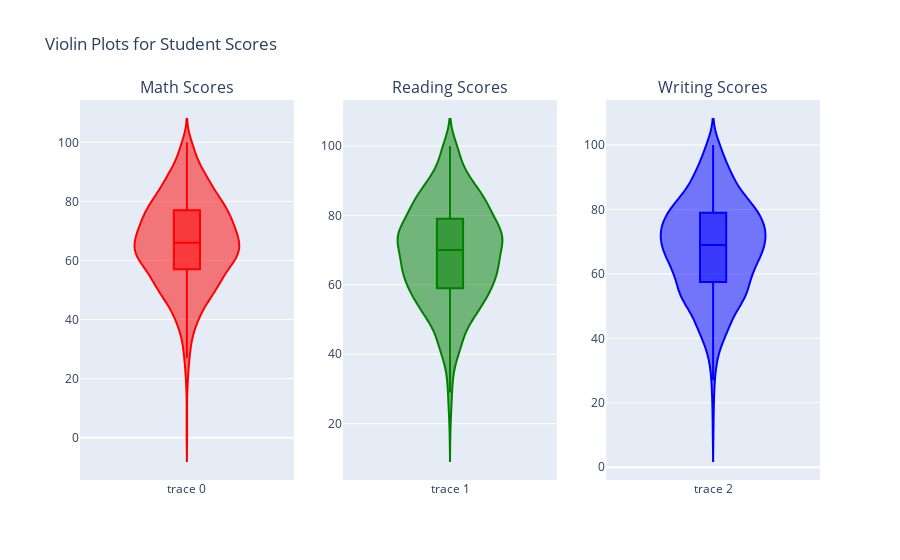

Write notebook code for a chart like this one.
### Markdown cell above
#### 4.2 Maximumum score of students in all three subjects

### Code cell
# Create subplots: 1 row, 3 columns
fig = make_subplots(rows=1, cols=3, subplot_titles=[
    "Math Scores", "Reading Scores", "Writing Scores"
])

# Violin Plot 1:
fig.add_trace(
    go.Violin(y=df['math_score'], box_visible=True, points=False, line_color='red'),
    row=1, col=1
)

# Violin Plot 2:
fig.add_trace(
    go.Violin(y=df['reading_score'], box_visible=True, points=False, line_color='green'),
    row=1, col=2
)

# Violin Plot 3:
fig.add_trace(
    go.Violin(y=df['writing_score'], box_visible=True, points=False, line_color='blue'),
    row=1, col=3
)

# Update layout
fig.update_layout(title_text="Violin Plots for Student Scores", showlegend=False)

# Show the plot
fig.show()

### Figure 1 — Plotly figure (JSON) as saved in the notebook; plotly's stock layout.template omitted (floating-point values rounded to 4 significant figures; data arrays with more than 128 entries replaced by an {"elided": "..."} marker saying what was removed)
{"data": [{"box": {"visible": true}, "line": {"color": "red"}, "points": false, "type": "violin", "xaxis": "x", "y": {"elided": "1000 int values"}, "yaxis": "y"}, {"box": {"visible": true}, "line": {"color": "green"}, "points": false, "type": "violin", "xaxis": "x2", "y": {"elided": "1000 int values"}, "yaxis": "y2"}, {"box": {"visible": true}, "line": {"color": "blue"}, "points": false, "type": "violin", "xaxis": "x3", "y": {"elided": "1000 int values"}, "yaxis": "y3"}], "layout": {"annotations": [{"font": {"size": 16}, "showarrow": false, "text": "Math Scores", "x": 0.1444, "xanchor": "center", "xref": "paper", "y": 1, "yanchor": "bottom", "yref": "paper"}, {"font": {"size": 16}, "showarrow": false, "text": "Reading Scores", "x": 0.5, "xanchor": "center", "xref": "paper", "y": 1, "yanchor": "bottom", "yref": "paper"}, {"font": {"size": 16}, "showarrow": false, "text": "Writing Scores", "x": 0.8556, "xanchor": "center", "xref": "paper", "y": 1, "yanchor": "bottom", "yref": "paper"}], "showlegend": false, "title": {"text": "Violin Plots for Student Scores"}, "xaxis": {"anchor": "y", "domain": [0, 0.2889]}, "xaxis2": {"anchor": "y2", "domain": [0.3556, 0.6444]}, "xaxis3": {"anchor": "y3", "domain": [0.7111, 1]}, "yaxis": {"anchor": "x", "domain": [0, 1]}, "yaxis2": {"anchor": "x2", "domain": [0, 1]}, "yaxis3": {"anchor": "x3", "domain": [0, 1]}}}
